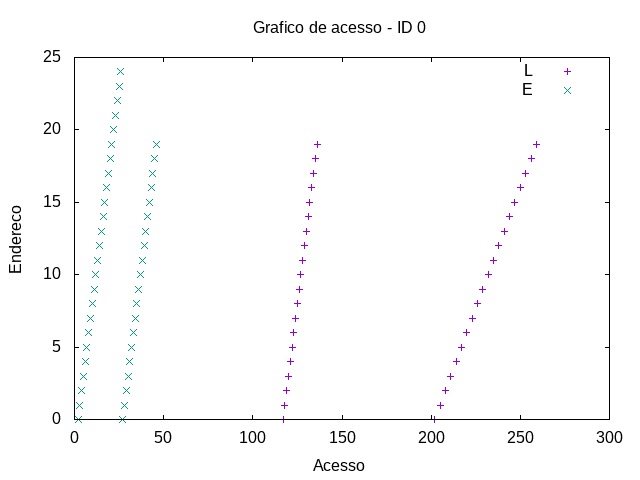

This chart was generated by the following gnuplot code:
set term png
set output "../out/soma-acesso-0.png"
set title "Grafico de acesso - ID 0"
set xlabel "Acesso"
set ylabel "Endereco"
plot "../out/soma-acesso-0-0.gpdat" u 2:4 w points t "L", "../out/soma-acesso-1-0.gpdat" u 2:4 w points t "E"
